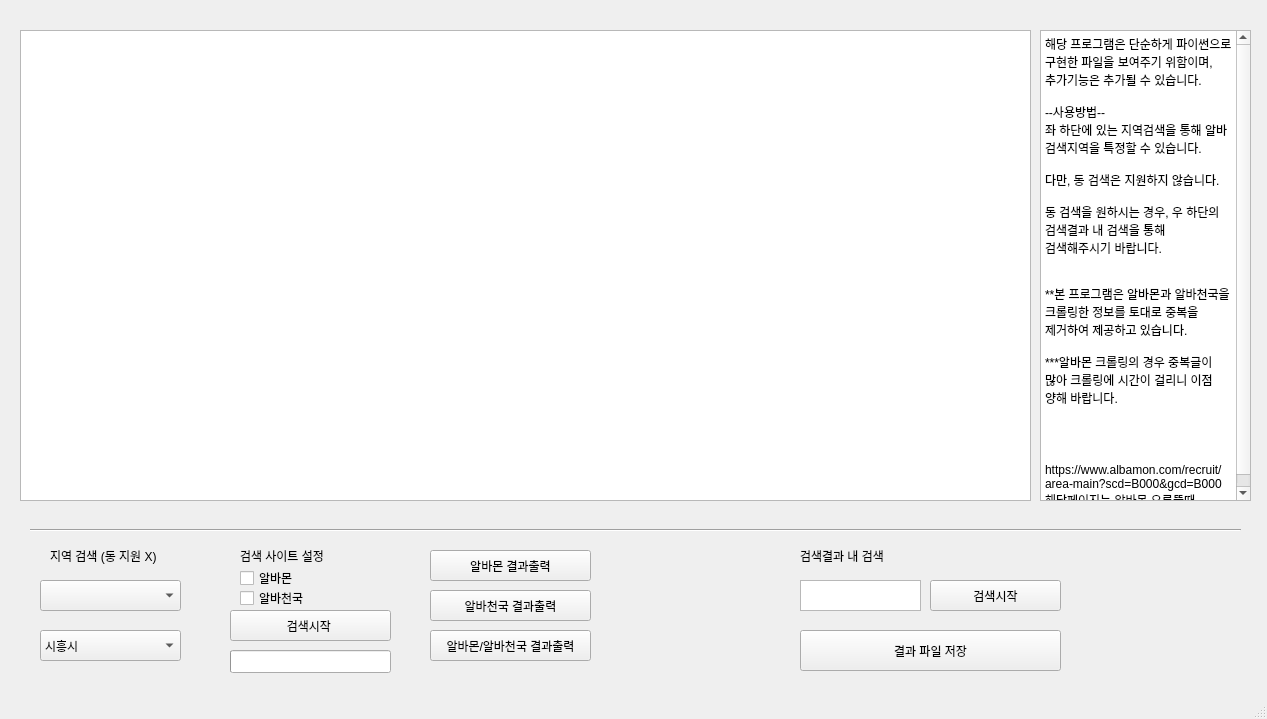
<?xml version="1.0" encoding="UTF-8"?>
<ui version="4.0">
 <class>MainWindow</class>
 <widget class="QMainWindow" name="MainWindow">
  <property name="geometry">
   <rect>
    <x>0</x>
    <y>0</y>
    <width>1267</width>
    <height>719</height>
   </rect>
  </property>
  <property name="windowTitle">
   <string>MainWindow</string>
  </property>
  <widget class="QWidget" name="centralwidget">
   <widget class="QTableWidget" name="tableWidget">
    <property name="geometry">
     <rect>
      <x>20</x>
      <y>30</y>
      <width>1011</width>
      <height>471</height>
     </rect>
    </property>
    <property name="cursor" stdset="0">
     <cursorShape>PointingHandCursor</cursorShape>
    </property>
   </widget>
   <widget class="Line" name="line">
    <property name="geometry">
     <rect>
      <x>30</x>
      <y>520</y>
      <width>1211</width>
      <height>20</height>
     </rect>
    </property>
    <property name="orientation">
     <enum>Qt::Horizontal</enum>
    </property>
   </widget>
   <widget class="QTextEdit" name="textEdit">
    <property name="geometry">
     <rect>
      <x>800</x>
      <y>580</y>
      <width>121</width>
      <height>31</height>
     </rect>
    </property>
   </widget>
   <widget class="QLabel" name="label">
    <property name="geometry">
     <rect>
      <x>800</x>
      <y>540</y>
      <width>201</width>
      <height>31</height>
     </rect>
    </property>
    <property name="text">
     <string>검색결과 내 검색</string>
    </property>
   </widget>
   <widget class="QComboBox" name="comboBox_2">
    <property name="geometry">
     <rect>
      <x>40</x>
      <y>630</y>
      <width>141</width>
      <height>31</height>
     </rect>
    </property>
    <item>
     <property name="text">
      <string>시흥시</string>
     </property>
    </item>
    <item>
     <property name="text">
      <string>수원시</string>
     </property>
    </item>
    <item>
     <property name="text">
      <string>안산시</string>
     </property>
    </item>
   </widget>
   <widget class="QLabel" name="label_2">
    <property name="geometry">
     <rect>
      <x>50</x>
      <y>540</y>
      <width>181</width>
      <height>31</height>
     </rect>
    </property>
    <property name="text">
     <string>지역 검색 (동 지원 X)</string>
    </property>
   </widget>
   <widget class="QTextBrowser" name="textBrowser">
    <property name="geometry">
     <rect>
      <x>1040</x>
      <y>30</y>
      <width>211</width>
      <height>471</height>
     </rect>
    </property>
    <property name="html">
     <string>&lt;!DOCTYPE HTML PUBLIC &quot;-//W3C//DTD HTML 4.0//EN&quot; &quot;http://www.w3.org/TR/REC-html40/strict.dtd&quot;&gt;
&lt;html&gt;&lt;head&gt;&lt;meta name=&quot;qrichtext&quot; content=&quot;1&quot; /&gt;&lt;style type=&quot;text/css&quot;&gt;
p, li { white-space: pre-wrap; }
&lt;/style&gt;&lt;/head&gt;&lt;body style=&quot; font-family:'Gulim'; font-size:9pt; font-weight:400; font-style:normal;&quot;&gt;
&lt;p style=&quot; margin-top:0px; margin-bottom:0px; margin-left:0px; margin-right:0px; -qt-block-indent:0; text-indent:0px;&quot;&gt;해당 프로그램은 단순하게 파이썬으로 구현한 파일을 보여주기 위함이며, &lt;/p&gt;
&lt;p style=&quot; margin-top:0px; margin-bottom:0px; margin-left:0px; margin-right:0px; -qt-block-indent:0; text-indent:0px;&quot;&gt;추가기능은 추가될 수 있습니다.&lt;/p&gt;
&lt;p style=&quot;-qt-paragraph-type:empty; margin-top:0px; margin-bottom:0px; margin-left:0px; margin-right:0px; -qt-block-indent:0; text-indent:0px;&quot;&gt;&lt;br /&gt;&lt;/p&gt;
&lt;p style=&quot; margin-top:0px; margin-bottom:0px; margin-left:0px; margin-right:0px; -qt-block-indent:0; text-indent:0px;&quot;&gt;--사용방법--&lt;/p&gt;
&lt;p style=&quot; margin-top:0px; margin-bottom:0px; margin-left:0px; margin-right:0px; -qt-block-indent:0; text-indent:0px;&quot;&gt;좌 하단에 있는 지역검색을 통해 알바 검색지역을 특정할 수 있습니다.&lt;/p&gt;
&lt;p style=&quot;-qt-paragraph-type:empty; margin-top:0px; margin-bottom:0px; margin-left:0px; margin-right:0px; -qt-block-indent:0; text-indent:0px;&quot;&gt;&lt;br /&gt;&lt;/p&gt;
&lt;p style=&quot; margin-top:0px; margin-bottom:0px; margin-left:0px; margin-right:0px; -qt-block-indent:0; text-indent:0px;&quot;&gt;다만, 동 검색은 지원하지 않습니다.&lt;/p&gt;
&lt;p style=&quot; margin-top:0px; margin-bottom:0px; margin-left:0px; margin-right:0px; -qt-block-indent:0; text-indent:0px;&quot;&gt; &lt;/p&gt;
&lt;p style=&quot; margin-top:0px; margin-bottom:0px; margin-left:0px; margin-right:0px; -qt-block-indent:0; text-indent:0px;&quot;&gt;동 검색을 원하시는 경우, 우 하단의 검색결과 내 검색을 통해 검색해주시기 바랍니다.&lt;/p&gt;
&lt;p style=&quot;-qt-paragraph-type:empty; margin-top:0px; margin-bottom:0px; margin-left:0px; margin-right:0px; -qt-block-indent:0; text-indent:0px;&quot;&gt;&lt;br /&gt;&lt;/p&gt;
&lt;p style=&quot;-qt-paragraph-type:empty; margin-top:0px; margin-bottom:0px; margin-left:0px; margin-right:0px; -qt-block-indent:0; text-indent:0px;&quot;&gt;&lt;br /&gt;&lt;/p&gt;
&lt;p style=&quot; margin-top:0px; margin-bottom:0px; margin-left:0px; margin-right:0px; -qt-block-indent:0; text-indent:0px;&quot;&gt;**본 프로그램은 알바몬과 알바천국을 크롤링한 정보를 토대로 중복을 제거하여 제공하고 있습니다.&lt;/p&gt;
&lt;p style=&quot;-qt-paragraph-type:empty; margin-top:0px; margin-bottom:0px; margin-left:0px; margin-right:0px; -qt-block-indent:0; text-indent:0px;&quot;&gt;&lt;br /&gt;&lt;/p&gt;
&lt;p style=&quot; margin-top:0px; margin-bottom:0px; margin-left:0px; margin-right:0px; -qt-block-indent:0; text-indent:0px;&quot;&gt;***알바몬 크롤링의 경우 중복글이 많아 크롤링에 시간이 걸리니 이점 양해 바랍니다.&lt;/p&gt;
&lt;p style=&quot;-qt-paragraph-type:empty; margin-top:0px; margin-bottom:0px; margin-left:0px; margin-right:0px; -qt-block-indent:0; text-indent:0px;&quot;&gt;&lt;br /&gt;&lt;/p&gt;
&lt;p style=&quot;-qt-paragraph-type:empty; margin-top:0px; margin-bottom:0px; margin-left:0px; margin-right:0px; -qt-block-indent:0; text-indent:0px;&quot;&gt;&lt;br /&gt;&lt;/p&gt;
&lt;p style=&quot;-qt-paragraph-type:empty; margin-top:0px; margin-bottom:0px; margin-left:0px; margin-right:0px; -qt-block-indent:0; text-indent:0px;&quot;&gt;&lt;br /&gt;&lt;/p&gt;
&lt;p style=&quot;-qt-paragraph-type:empty; margin-top:0px; margin-bottom:0px; margin-left:0px; margin-right:0px; -qt-block-indent:0; text-indent:0px;&quot;&gt;&lt;br /&gt;&lt;/p&gt;
&lt;p style=&quot; margin-top:0px; margin-bottom:0px; margin-left:0px; margin-right:0px; -qt-block-indent:0; text-indent:0px;&quot;&gt;https://www.albamon.com/recruit/area-main?scd=B000&amp;amp;gcd=B000&lt;/p&gt;
&lt;p style=&quot; margin-top:0px; margin-bottom:0px; margin-left:0px; margin-right:0px; -qt-block-indent:0; text-indent:0px;&quot;&gt;해당페이지는 알바몬 오류뜰때&lt;/p&gt;&lt;/body&gt;&lt;/html&gt;</string>
    </property>
   </widget>
   <widget class="QPushButton" name="Crawl_start">
    <property name="geometry">
     <rect>
      <x>230</x>
      <y>610</y>
      <width>161</width>
      <height>31</height>
     </rect>
    </property>
    <property name="text">
     <string>검색시작 </string>
    </property>
   </widget>
   <widget class="QPushButton" name="pushButton_2">
    <property name="geometry">
     <rect>
      <x>930</x>
      <y>580</y>
      <width>131</width>
      <height>31</height>
     </rect>
    </property>
    <property name="text">
     <string>검색시작</string>
    </property>
   </widget>
   <widget class="QPushButton" name="pushButton_3">
    <property name="geometry">
     <rect>
      <x>800</x>
      <y>630</y>
      <width>261</width>
      <height>41</height>
     </rect>
    </property>
    <property name="text">
     <string>결과 파일 저장</string>
    </property>
   </widget>
   <widget class="QPushButton" name="onlyMon">
    <property name="geometry">
     <rect>
      <x>430</x>
      <y>550</y>
      <width>161</width>
      <height>31</height>
     </rect>
    </property>
    <property name="text">
     <string>알바몬 결과출력</string>
    </property>
   </widget>
   <widget class="QPushButton" name="onlyHeaven">
    <property name="geometry">
     <rect>
      <x>430</x>
      <y>590</y>
      <width>161</width>
      <height>31</height>
     </rect>
    </property>
    <property name="text">
     <string>알바천국 결과출력</string>
    </property>
   </widget>
   <widget class="QLabel" name="label_3">
    <property name="geometry">
     <rect>
      <x>240</x>
      <y>540</y>
      <width>181</width>
      <height>31</height>
     </rect>
    </property>
    <property name="text">
     <string>검색 사이트 설정</string>
    </property>
   </widget>
   <widget class="QProgressBar" name="progressBar">
    <property name="geometry">
     <rect>
      <x>230</x>
      <y>650</y>
      <width>161</width>
      <height>23</height>
     </rect>
    </property>
    <property name="maximum">
     <number>100</number>
    </property>
    <property name="value">
     <number>-1</number>
    </property>
   </widget>
   <widget class="QCheckBox" name="checkBox">
    <property name="geometry">
     <rect>
      <x>240</x>
      <y>570</y>
      <width>81</width>
      <height>16</height>
     </rect>
    </property>
    <property name="text">
     <string>알바몬 </string>
    </property>
   </widget>
   <widget class="QCheckBox" name="checkBox_2">
    <property name="geometry">
     <rect>
      <x>240</x>
      <y>590</y>
      <width>81</width>
      <height>16</height>
     </rect>
    </property>
    <property name="text">
     <string>알바천국 </string>
    </property>
   </widget>
   <widget class="QPushButton" name="albaMerge">
    <property name="geometry">
     <rect>
      <x>430</x>
      <y>630</y>
      <width>161</width>
      <height>31</height>
     </rect>
    </property>
    <property name="text">
     <string>알바몬/알바천국 결과출력</string>
    </property>
   </widget>
   <widget class="QComboBox" name="comboBox">
    <property name="geometry">
     <rect>
      <x>40</x>
      <y>580</y>
      <width>141</width>
      <height>31</height>
     </rect>
    </property>
   </widget>
  </widget>
  <widget class="QMenuBar" name="menubar">
   <property name="geometry">
    <rect>
     <x>0</x>
     <y>0</y>
     <width>1267</width>
     <height>21</height>
    </rect>
   </property>
  </widget>
  <widget class="QStatusBar" name="statusbar"/>
 </widget>
 <resources/>
 <connections/>
</ui>
